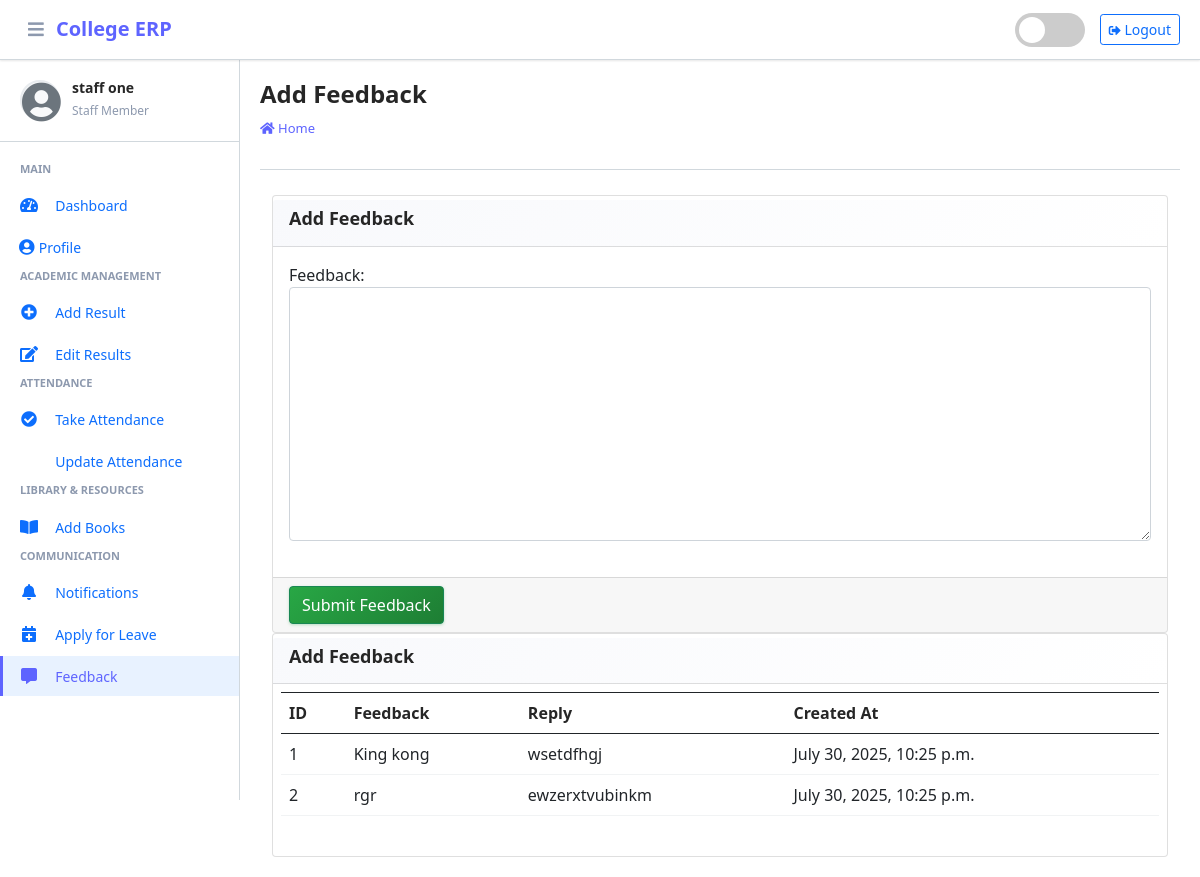
The app's page /staff/feedback/ (signed in) with its own data.
### main_app/models.py (models this page shows, shortened)
class CustomUser(AbstractUser):
    USER_TYPE = ((1, "HOD"), (2, "Staff"), (3, "Student"))
    GENDER = [("M", "Male"), ("F", "Female")]
    username = None  # Removed username, using email instead
    email = models.EmailField(unique=True)
    user_type = models.CharField(default=1, choices=USER_TYPE, max_length=1)
    gender = models.CharField(max_length=1, choices=GENDER)
    profile_pic = models.ImageField()
    address = models.TextField()
    fcm_token = models.TextField(default="")  # For firebase notifications
    created_at = models.DateTimeField(auto_now_add=True)
    updated_at = models.DateTimeField(auto_now=True)
    USERNAME_FIELD = "email"
    REQUIRED_FIELDS = []
    objects = CustomUserManager()

class FeedbackStaff(models.Model):
    staff = models.ForeignKey(Staff, on_delete=models.CASCADE)
    feedback = models.TextField()
    reply = models.TextField()
    created_at = models.DateTimeField(auto_now_add=True)
    updated_at = models.DateTimeField(auto_now=True)

### main_app/staff_views.py (the view, shortened to what this page needs)
# urls.py: path("staff/feedback/", staff_views.staff_feedback, name='staff_feedback'),
def staff_feedback(request):
    form = FeedbackStaffForm(request.POST or None)
    staff = get_object_or_404(Staff, admin_id=request.user.id)
    context = {
        'form': form,
        'feedbacks': FeedbackStaff.objects.filter(staff=staff),
        'page_title': 'Add Feedback'
    }
    return render(request, "staff_template/staff_feedback.html", context)

### main_app/forms.py
class FeedbackStaffForm(FormSettings):
    def __init__(self, *args, **kwargs):
        super(FeedbackStaffForm, self).__init__(*args, **kwargs)
    class Meta:
        model = FeedbackStaff
        fields = ['feedback']

### main_app/templates/staff_template/staff_feedback.html
{% extends 'main_app/base.html' %}
{% load static %}
{% block page_title %}{{page_title}}{% endblock page_title %}
{% block content %}
<section class="content">
    <div class="container-fluid">
        <div class="row">
            <div class="col-md-12">
                <div class="card card-dark">
                    <div class="card-header">
                        <h3 class="card-title">{{page_title}}</h3>
                    </div>
                    {% include "main_app/form_template.html" with messages=messages  form=form button_text="Submit Feedback"%}
                </div>
<div class="card card-dark">
    <div class="card-header"><h3 class="card-title">{{page_title}}</h3>
    </div>
   <div class="table p-2" style="overflow-x: auto; overflow-y: auto; max-height: 500px;">
       <table class="table table-bordered" style="min-width: 700px;">
           <tr>
               <th>ID</th>
               <th>Feedback</th>
               <th>Reply</th>
            <th>Created At</th>
        </tr>
        {% for feedback in feedbacks %}
        <tr>
            <td>{{forloop.counter}}</td>
            <td style="word-wrap: break-word; max-width: 250px; overflow: hidden; text-overflow: ellipsis;">{{feedback.feedback}}</td>
              <td style="word-wrap: break-word; max-width: 200px; overflow: hidden; text-overflow: ellipsis;">
                  {% if feedback.reply == "" %}
                      <p class="badge badge-warning">No Response Yet</p>
                      {% else %}
                      {{feedback.reply}}
                  {% endif %}
              </td>
              <td>{{feedback.created_at}}</td>
            </tr>
            {% endfor %}
        </table>
    </div>
    </div>
            </div>
        </div>
    </div>
</section>
{% endblock content %}

### main_app/templates/main_app/erpnext_sidebar.html (shortened to what this page needs)
{% load static %}
<div class="sidebar-header">
    <div class="sidebar-user">
        <i class="fas fa-user-circle sidebar-default-avatar" id="default-avatar" style="display: none;"></i>
        <div class="sidebar-user-info">
            <h6>{{ user.get_full_name|default:user.username }}</h6>
            <small>
                {% if user.user_type == '1' %}
                    Administrator
                {% elif user.user_type == '2' %}
                    Staff Member
                {% else %}
                    Student
                {% endif %}
            </small>
        </div>
    </div>
</div>
<div class="nav-section">
    {% if user.user_type == '1' %}
        <h6 class="nav-section-title">Main</h6>
        <div class="nav-item">
            {% url 'admin_home' as admin_home %}
            <a href="{{ admin_home }}" class="nav-link {% if admin_home == request.path %}active{% endif %}">
                <i class="nav-icon fas fa-tachometer-alt"></i>
                <span class="nav-text">Dashboard</span>
            </a>
        </div>
        <div class="nav-item">
            {% url 'admin_view_profile' as admin_view_profile %}
            <a href="{{ admin_view_profile }}" class="nav-link {% if admin_view_profile == request.path %}active{% endif %}">
                <i class="fas fa-user-circle"></i>
                <span class="nav-text">Profile</span>
            </a>
        </div>
        <h6 class="nav-section-title">Academic Management</h6>
        <div class="nav-item has-submenu {% if 'course' in request.path %}open{% endif %}">
            <a href="#" class="nav-link">
                <i class="nav-icon fas fa-graduation-cap"></i>
                <span class="nav-text">Courses</span>
                <i class="nav-arrow fas fa-chevron-right"></i>
            </a>
            <div class="nav-submenu">
                <div class="nav-item">
                    {% url 'add_course' as add_course %}
                    <a href="{{ add_course }}" class="nav-link {% if add_course == request.path %}active{% endif %}">
                        <span class="nav-text">Add Course</span>
                    </a>
                </div>
                <div class="nav-item">
                    {% url 'manage_course' as manage_course %}
                    <a href="{{ manage_course }}" class="nav-link {% if manage_course == request.path or 'edit_course' in request.path %}active{% endif %}">
                        <span class="nav-text">Manage Courses</span>
                    </a>
                </div>
            </div>
        </div>
        <div class="nav-item has-submenu {% if 'subject' in request.path %}open{% endif %}">
            <a href="#" class="nav-link">
                <i class="nav-icon fas fa-book"></i>
                <span class="nav-text">Subjects</span>
                <i class="nav-arrow fas fa-chevron-right"></i>
            </a>
            <div class="nav-submenu">
                <div class="nav-item">
                    {% url 'add_subject' as add_subject %}
                    <a href="{{ add_subject }}" class="nav-link {% if add_subject == request.path %}active{% endif %}">
                        <span class="nav-text">Add Subject</span>
                    </a>
                </div>
                <div class="nav-item">
                    {% url 'manage_subject' as manage_subject %}
                    <a href="{{ manage_subject }}" class="nav-link {% if manage_subject == request.path or 'edit_subject' in request.path %}active{% endif %}">
                        <span class="nav-text">Manage Subjects</span>
                    </a>
                </div>
            </div>
        </div>
        <div class="nav-item has-submenu {% if 'session' in request.path %}open{% endif %}">
            <a href="#" class="nav-link">
                <i class="nav-icon fas fa-calendar-alt"></i>
                <span class="nav-text">Sessions</span>
                <i class="nav-arrow fas fa-chevron-right"></i>
            </a>
            <div class="nav-submenu">
                <div class="nav-item">
                    {% url 'add_session' as add_session %}
                    <a href="{{ add_session }}" class="nav-link {% if add_session == request.path %}active{% endif %}">
                        <span class="nav-text">Add Session</span>
                    </a>
                </div>
                <div class="nav-item">
                    {% url 'manage_session' as manage_session %}
                    <a href="{{ manage_session }}" class="nav-link {% if manage_session == request.path or 'edit_session' in request.path %}active{% endif %}">
                        <span class="nav-text">Manage Sessions</span>
                    </a>
                </div>
            </div>
        </div>
        <h6 class="nav-section-title">User Management</h6>
        <div class="nav-item">
            {% url 'add_staff' as add_staff %}
            <a href="{{ add_staff }}" class="nav-link {% if add_staff == request.path %}active{% endif %}">
                <i class="nav-icon fas fa-user-plus"></i>
                <span class="nav-text">Add Staff</span>
            </a>
        </div>
        <div class="nav-item">
            {% url 'manage_staff' as manage_staff %}
            <a href="{{ manage_staff }}" class="nav-link {% if manage_staff == request.path or 'edit_staff' in request.path %}active{% endif %}">
                <i class="nav-icon fas fa-users-cog"></i>
                <span class="nav-text">Manage Staff</span>
            </a>
        </div>
        <div class="nav-item">
            {% url 'add_student' as add_student %}
            <a href="{{ add_student }}" class="nav-link {% if add_student == request.path %}active{% endif %}">
                <i class="nav-icon fas fa-user-graduate"></i>
                <span class="nav-text">Add Student</span>
            </a>
        </div>
        <div class="nav-item">
            {% url 'manage_student' as manage_student %}
            <a href="{{ manage_student }}" class="nav-link {% if manage_student == request.path or 'edit_student' in request.path %}active{% endif %}">
                <i class="nav-icon fas fa-users"></i>
                <span class="nav-text">Manage Students</span>
            </a>
        </div>
        <h6 class="nav-section-title">Communication</h6>
        <div class="nav-item">
            {% url 'admin_notify_staff' as admin_notify_staff %}
            <a href="{{ admin_notify_staff }}" class="nav-link {% if admin_notify_staff == request.path %}active{% endif %}">
                <i class="nav-icon fas fa-bell"></i>
                <span class="nav-text">Notify Staff</span>
            </a>
        </div>
        <div class="nav-item">
            {% url 'admin_notify_student' as admin_notify_student %}
            <a href="{{ admin_notify_student }}" class="nav-link {% if admin_notify_student == request.path %}active{% endif %}">
                <i class="nav-icon fas fa-bullhorn"></i>
                <span class="nav-text">Notify Students</span>
            </a>
        </div>
        <h6 class="nav-section-title">Reports & Analytics</h6>
        <div class="nav-item">
            {% url 'admin_view_attendance' as admin_view_attendance %}
            <a href="{{ admin_view_attendance }}" class="nav-link {% if admin_view_attendance == request.path %}active{% endif %}">
                <i class="nav-icon fas fa-chart-line"></i>
                <span class="nav-text">View Attendance</span>
            </a>
        </div>
        <div class="nav-item">
            {% url 'student_feedback_message' as student_feedback_message %}
            <a href="{{ student_feedback_message }}" class="nav-link {% if student_feedback_message == request.path %}active{% endif %}">
                <i class="nav-icon fas fa-comments"></i>
                <span class="nav-text">Student Feedback</span>
            </a>
        </div>
        <div class="nav-item">
            {% url 'staff_feedback_message' as staff_feedback_message %}
            <a href="{{ staff_feedback_message }}" class="nav-link {% if staff_feedback_message == request.path %}active{% endif %}">
                <i class="nav-icon fas fa-comment-dots"></i>
                <span class="nav-text">Staff Feedback</span>
            </a>
        </div>
        <h6 class="nav-section-title">Leave Management</h6>
        <div class="nav-item">
            {% url 'view_staff_leave' as view_staff_leave %}
            <a href="{{ view_staff_leave }}" class="nav-link {% if view_staff_leave == request.path %}active{% endif %}">
                <i class="nav-icon fas fa-calendar-check"></i>
                <span class="nav-text">Staff Leave</span>
            </a>
        </div>
        <div class="nav-item">
            {% url 'view_student_leave' as view_student_leave %}
            <a href="{{ view_student_leave }}" class="nav-link {% if view_student_leave == request.path %}active{% endif %}">
                <i class="nav-icon fas fa-calendar-times"></i>
                <span class="nav-text">Student Leave</span>
            </a>
        </div>
    {% elif user.user_type == '2' %}
        <h6 class="nav-section-title">Main</h6>
        <div class="nav-item">
            {% url 'staff_home' as staff_home %}
            <a href="{{ staff_home }}" class="nav-link {% if staff_home == request.path %}active{% endif %}">
                <i class="nav-icon fas fa-tachometer-alt"></i>
                <span class="nav-text">Dashboard</span>
            </a>
        </div>
        <div class="nav-item">
            {% url 'staff_view_profile' as staff_view_profile %}
            <a href="{{ staff_view_profile }}" class="nav-link {% if staff_view_profile == request.path %}active{% endif %}">
                <i class="fas fa-user-circle"></i>
                <span class="nav-text">Profile</span>
            </a>
        </div>
        <h6 class="nav-section-title">Academic Management</h6>
        <div class="nav-item">
            {% url 'staff_add_result' as staff_add_result %}
            <a href="{{ staff_add_result }}" class="nav-link {% if staff_add_result == request.path %}active{% endif %}">
                <i class="nav-icon fas fa-plus-circle"></i>
                <span class="nav-text">Add Result</span>
            </a>
        </div>
        <div class="nav-item">
            {% url 'edit_student_result' as edit_student_result %}
            <a href="{{ edit_student_result }}" class="nav-link {% if edit_student_result == request.path %}active{% endif %}">
                <i class="nav-icon fas fa-edit"></i>
                <span class="nav-text">Edit Results</span>
            </a>
        </div>
        <h6 class="nav-section-title">Attendance</h6>
        <div class="nav-item">
            {% url 'staff_take_attendance' as staff_take_attendance %}
            <a href="{{ staff_take_attendance }}" class="nav-link {% if staff_take_attendance == request.path %}active{% endif %}">
                <i class="nav-icon fas fa-check-circle"></i>
                <span class="nav-text">Take Attendance</span>
            </a>
        </div>
        <div class="nav-item">
            {% url 'staff_update_attendance' as staff_update_attendance %}
            <a href="{{ staff_update_attendance }}" class="nav-link {% if staff_update_attendance == request.path %}active{% endif %}">
                <span class="nav-text">Update Attendance</span>
            </a>
        </div>
        <h6 class="nav-section-title">Library & Resources</h6>
        <div class="nav-item">
            {% url 'add_book' as add_book %}
            <a href="{{ add_book }}" class="nav-link {% if add_book == request.path %}active{% endif %}">
                <i class="nav-icon fas fa-book-open"></i>
                <span class="nav-text">Add Books</span>
            </a>
        </div>
        <h6 class="nav-section-title">Communication</h6>
        <div class="nav-item">
            {% url 'staff_view_notification' as staff_view_notification %}
            <a href="{{ staff_view_notification }}" class="nav-link {% if staff_view_notification == request.path %}active{% endif %}">
                <i class="nav-icon fas fa-bell"></i>
                <span class="nav-text">Notifications</span>
            </a>
        </div>
        <div class="nav-item">
            {% url 'staff_apply_leave' as staff_apply_leave %}
            <a href="{{ staff_apply_leave }}" class="nav-link {% if staff_apply_leave == request.path %}active{% endif %}">
                <i class="nav-icon fas fa-calendar-plus"></i>
                <span class="nav-text">Apply for Leave</span>
            </a>
        </div>
        <div class="nav-item">
            {% url 'staff_feedback' as staff_feedback %}
            <a href="{{ staff_feedback }}" class="nav-link {% if staff_feedback == request.path %}active{% endif %}">
                <i class="nav-icon fas fa-comment-alt"></i>
                <span class="nav-text">Feedback</span>
            </a>
        </div>
    {% endif %}
</div>

### records on screen
CustomUser: get_full_name "staff one"
FeedbackStaff: feedback "King kong", reply "wsetdfhgj", created_at "July 30, 2025, 10:25 p.m."
FeedbackStaff: feedback "rgr", reply "ewzerxtvubinkm", created_at "July 30, 2025, 10:25 p.m."

### other values on screen
{{ page_title }} "Add Feedback"
{{ field.label_tag }} "Feedback:"
{{ button_text }} "Submit Feedback"
